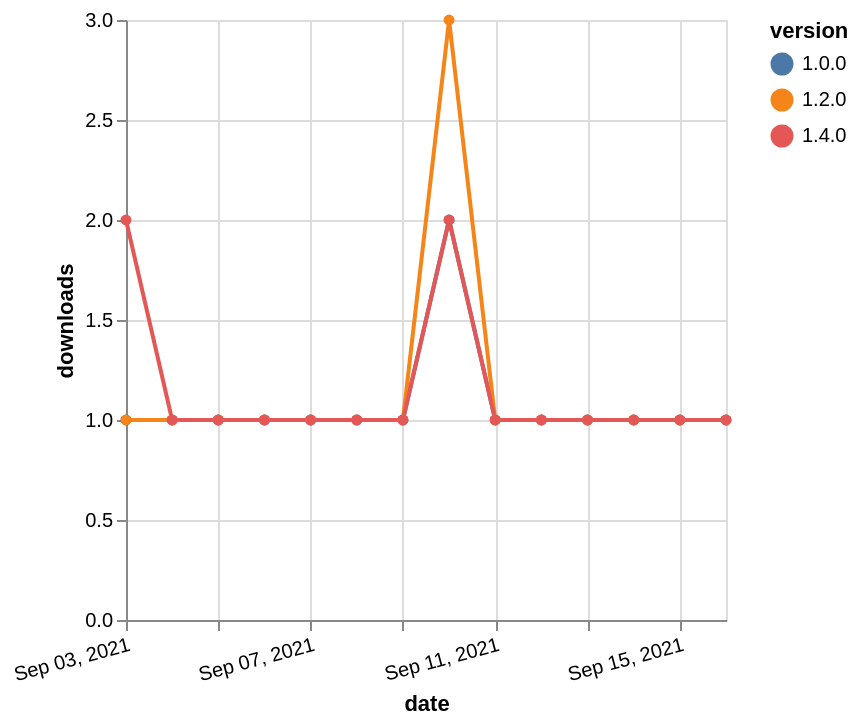

Express this chart as Vega-Lite.
### Vega-Lite specification from a JSON file in a GitHub repository (floating-point values rounded to 4 significant figures)
{"$schema": "https://vega.github.io/schema/vega-lite/v5.json", "description": "A simple bar chart with embedded data.", "data": {"values": [{"date": "2021-09-03", "total": 163, "delta": 1, "version": "1.0.0"}, {"date": "2021-09-04", "total": 164, "delta": 1, "version": "1.0.0"}, {"date": "2021-09-05", "total": 165, "delta": 1, "version": "1.0.0"}, {"date": "2021-09-06", "total": 166, "delta": 1, "version": "1.0.0"}, {"date": "2021-09-07", "total": 167, "delta": 1, "version": "1.0.0"}, {"date": "2021-09-08", "total": 168, "delta": 1, "version": "1.0.0"}, {"date": "2021-09-09", "total": 169, "delta": 1, "version": "1.0.0"}, {"date": "2021-09-10", "total": 171, "delta": 2, "version": "1.0.0"}, {"date": "2021-09-11", "total": 172, "delta": 1, "version": "1.0.0"}, {"date": "2021-09-12", "total": 173, "delta": 1, "version": "1.0.0"}, {"date": "2021-09-13", "total": 174, "delta": 1, "version": "1.0.0"}, {"date": "2021-09-14", "total": 175, "delta": 1, "version": "1.0.0"}, {"date": "2021-09-15", "total": 176, "delta": 1, "version": "1.0.0"}, {"date": "2021-09-16", "total": 177, "delta": 1, "version": "1.0.0"}, {"date": "2021-09-03", "total": 187, "delta": 1, "version": "1.2.0"}, {"date": "2021-09-04", "total": 188, "delta": 1, "version": "1.2.0"}, {"date": "2021-09-05", "total": 189, "delta": 1, "version": "1.2.0"}, {"date": "2021-09-06", "total": 190, "delta": 1, "version": "1.2.0"}, {"date": "2021-09-07", "total": 191, "delta": 1, "version": "1.2.0"}, {"date": "2021-09-08", "total": 192, "delta": 1, "version": "1.2.0"}, {"date": "2021-09-09", "total": 193, "delta": 1, "version": "1.2.0"}, {"date": "2021-09-10", "total": 196, "delta": 3, "version": "1.2.0"}, {"date": "2021-09-11", "total": 197, "delta": 1, "version": "1.2.0"}, {"date": "2021-09-12", "total": 198, "delta": 1, "version": "1.2.0"}, {"date": "2021-09-13", "total": 199, "delta": 1, "version": "1.2.0"}, {"date": "2021-09-14", "total": 200, "delta": 1, "version": "1.2.0"}, {"date": "2021-09-15", "total": 201, "delta": 1, "version": "1.2.0"}, {"date": "2021-09-16", "total": 202, "delta": 1, "version": "1.2.0"}, {"date": "2021-09-03", "total": 122, "delta": 2, "version": "1.4.0"}, {"date": "2021-09-04", "total": 123, "delta": 1, "version": "1.4.0"}, {"date": "2021-09-05", "total": 124, "delta": 1, "version": "1.4.0"}, {"date": "2021-09-06", "total": 125, "delta": 1, "version": "1.4.0"}, {"date": "2021-09-07", "total": 126, "delta": 1, "version": "1.4.0"}, {"date": "2021-09-08", "total": 127, "delta": 1, "version": "1.4.0"}, {"date": "2021-09-09", "total": 128, "delta": 1, "version": "1.4.0"}, {"date": "2021-09-10", "total": 130, "delta": 2, "version": "1.4.0"}, {"date": "2021-09-11", "total": 131, "delta": 1, "version": "1.4.0"}, {"date": "2021-09-12", "total": 132, "delta": 1, "version": "1.4.0"}, {"date": "2021-09-13", "total": 133, "delta": 1, "version": "1.4.0"}, {"date": "2021-09-14", "total": 134, "delta": 1, "version": "1.4.0"}, {"date": "2021-09-15", "total": 135, "delta": 1, "version": "1.4.0"}, {"date": "2021-09-16", "total": 136, "delta": 1, "version": "1.4.0"}]}, "width": "container", "mark": {"type": "line", "point": {"filled": true}}, "encoding": {"x": {"field": "date", "type": "temporal", "timeUnit": "yearmonthdate", "title": "date", "axis": {"labelAngle": -15}}, "y": {"field": "delta", "type": "quantitative", "title": "downloads"}, "color": {"field": "version", "type": "nominal"}, "tooltip": {"field": "delta"}}}
